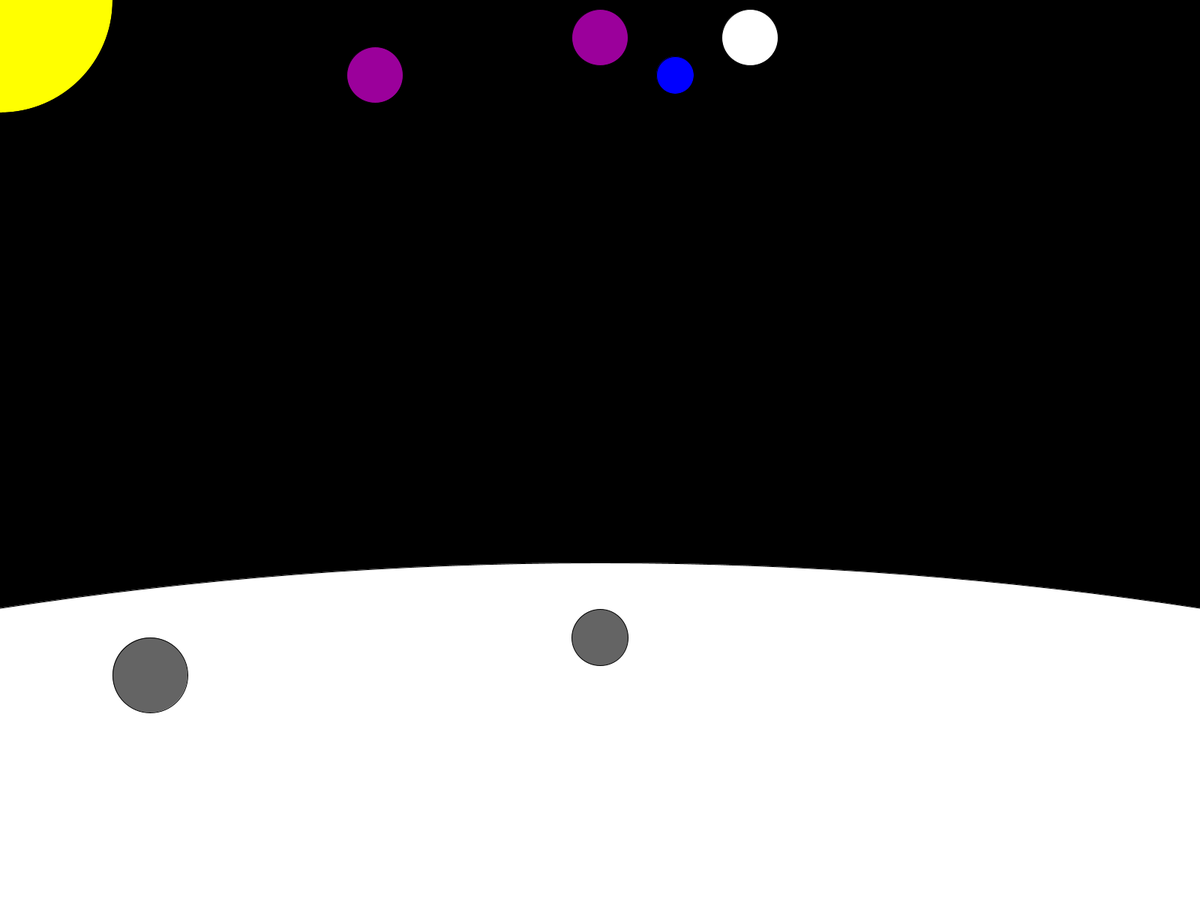
Frame 1 (no input)
Frame 60 (the mouse pressed at the canvas centre just before this capture): identical to frame 1, image omitted
Frame 120 (the mouse held since frame 60 and released just before this capture): identical to frame 1, image omitted

The Processing sketch that drew this single still picture (run headless with seeded random() and noise(); from frame 60 on, the mouse is pressed at the canvas centre):

// Processing sketch: enrico
// ── enrico.pde
float x = -500;
float y = 4500;
float e = -3300;
float m = -4400;
float g = 4700;
float t = -19000;
void setup()
{
  background(0, 0, 0);
  fullScreen();
}
void draw()
{
  background(0);
  fill(255, 255, 255);
  ellipse(800, 6000, 10500, 10500);
  fill(100, 100, 100);
  ellipse(200, 900, 100, 100);
  ellipse(800, 850, 75, 75);
  fill( 0, 0, 255);
  ellipse(t, 1000, 200, 20);
  stroke(0, 0,0);
  fill(0, 255, 0);
  ellipse(x, 255, 100, 100);
  ellipse(e, 255, 100, 100);
  ellipse(m, 800, 100, 100);
  ellipse(y, 800, 100, 100);
  fill(255, 0, 100);
  ellipse(g, 800, 100, 100);
  fill(255, 255, 255);
  point(random(100), random(100));
  ellipse(y, 775, 50, 50);
  ellipse(g, 775, 50, 50);
  ellipse(m, 755, 50, 50);
  fill(0, 0, 0);
  ellipse(y, 775, 25, 25);
  ellipse(g, 775, 25,25);
  ellipse(m, 775, 25, 25);
  fill(255, 0, 0);
  ellipse(y, 825, 25, 25);
  ellipse(g, 825, 25, 25);
  fill(100, 100, 100);
  ellipse(x, 300, 200, 100);
  ellipse(e, 300, 200, 100);
  fill(255, 255, 0);
  ellipse(0, 0, 300, 300);
  fill(0, 0, 255);
  ellipse(900, 100, 50, 50);
  fill(155, 0, 155);
  ellipse(800, 50, 75, 75);
  ellipse(500, 100, 75, 75);
  fill(255, 255, 255);
  ellipse(1000, 50, 75, 75);
  x = x + 1;
  y = y - 1;
  e = e + 2;
  m = m - 1;
  g = g - 1;
  t = t +4;
}
